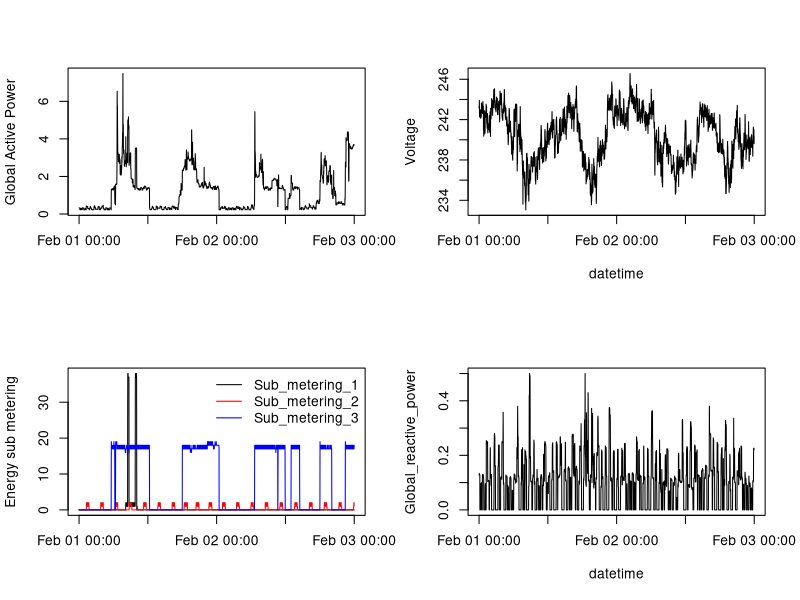

Recreate this plot in R.
library("dplyr")
library("lubridate")
hpc_df <- read.csv("tidydata.csv")
hpc_df$Date <- ymd(hpc_df$Date)
hpc_df$Time <- ymd_hms(hpc_df$Time)
date(hpc_df$Time) <- hpc_df$Date

png("plot4.png")
par(mfrow = c(2,2))
with(hpc_df,plot(Time,Global_active_power,type = "l", xlab ="", ylab = "Global Active Power"))
with(hpc_df,plot(Time,Voltage,type = "l", xlab ="datetime", ylab = "Voltage"))
plot(hpc_df$Time,hpc_df$Sub_metering_1,type = "l",xlab = "", ylab = "Energy sub metering")
lines(hpc_df$Time,hpc_df$Sub_metering_2,col = "red")
lines(hpc_df$Time,hpc_df$Sub_metering_3,col = "blue")
legend("topright", legend = c("Sub_metering_1","Sub_metering_2","Sub_metering_3"), col = c("black","red","blue"), lty = 1, bty = "n")
with(hpc_df,plot(Time,Global_reactive_power,type = "l", xlab ="datetime", ylab = "Global_reactive_power"))
dev.off()